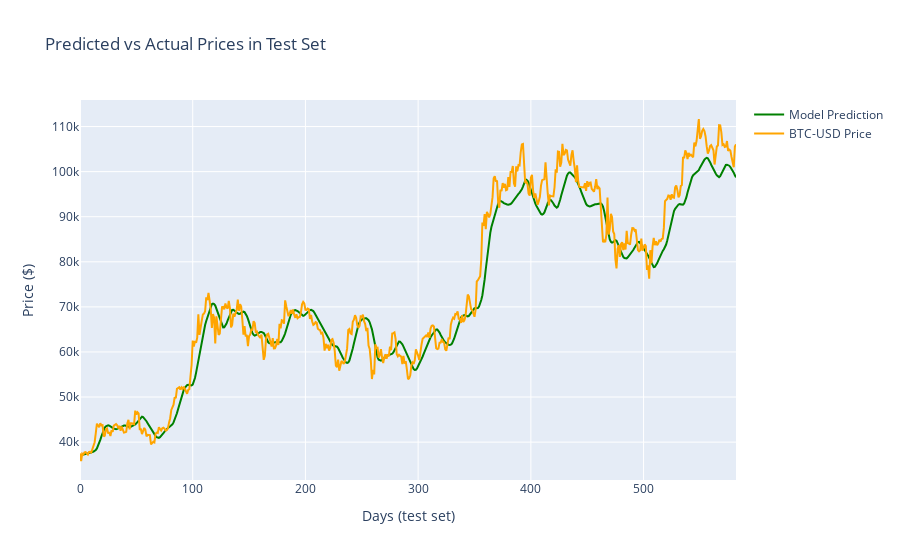

The notebook cell this image was saved under:
### Markdown cell above
This is confirmed in the following plot, where we observe that the model is reasonably effective in predicting whether the price will go up or down, even if it fails to match the actual price level.

### Code cell
# Traces for predicted vs actual prices in test set
trace_p1 = go.Scatter(
    y=y_pred,
    mode='lines',
    name='Model Prediction',
    line=dict(color='green')
)

trace_p2 = go.Scatter(
    y=y_test,
    mode='lines',
    name='BTC-USD Price',
    line=dict(color='orange')
)

layout2 = go.Layout(
    title='Predicted vs Actual Prices in Test Set',
    xaxis=dict(title='Days (test set)'),
    yaxis=dict(title='Price ($)'),
    hovermode='x unified',
)

fig = go.Figure(data=[trace_p1, trace_p2], layout=layout2)
iplot(fig)

### Figure 1 — Plotly figure (JSON) as saved in the notebook; plotly's stock layout.template omitted (floating-point values rounded to 4 significant figures; data arrays with more than 128 entries replaced by an {"elided": "..."} marker saying what was removed)
{"data": [{"line": {"color": "green"}, "mode": "lines", "name": "Model Prediction", "type": "scatter", "y": {"elided": "583 float values"}}, {"line": {"color": "orange"}, "mode": "lines", "name": "BTC-USD Price", "type": "scatter", "y": {"elided": "583 float values"}}], "layout": {"hovermode": "x unified", "title": {"text": "Predicted vs Actual Prices in Test Set"}, "xaxis": {"title": {"text": "Days (test set)"}}, "yaxis": {"title": {"text": "Price ($)"}}}}
